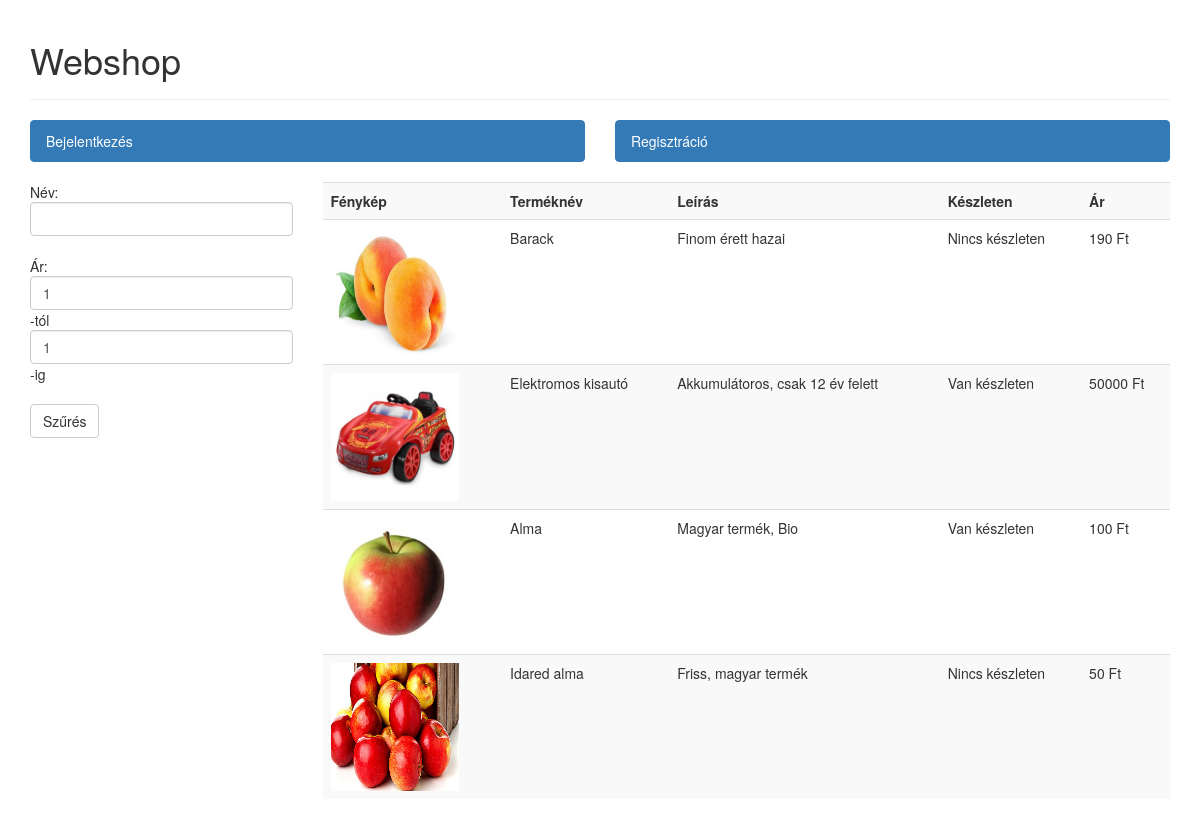
Screenshot of /Honlap/index.php with the database file from the repository.
### tables this page shows
CREATE TABLE IF NOT EXISTS `termekek` (
  `id` int(11) NOT NULL AUTO_INCREMENT,
  `termeknev` varchar(255) NOT NULL,
  `ar` int(11) NOT NULL,
  `mennyiseg` int(11) NOT NULL,
  `kategoria` varchar(255) NOT NULL,
  `leiras` varchar(255) NOT NULL,
  `suly` int(11) NOT NULL,
  `kep` varchar(255) NOT NULL,
  `keszleten` tinyint(1) NOT NULL,
  PRIMARY KEY (`id`)
);

### Honlap/index.php (the view, shortened to what this page needs)
<!DOCTYPE html>
<html>
    <head>
        <link rel="stylesheet" href="https://maxcdn.bootstrapcdn.com/bootstrap/3.3.7/css/bootstrap.min.css" />
    </head>
    <body>
        <div class="container">
            <div class="page-header">
                <h1>Webshop</h1>
            </div>
            <?php
            $conn = MySQLServerConnecter();
            mysqli_set_charset($conn, "utf8");
            $select = "SELECT id, kep, termeknev, leiras, keszleten, ar FROM termekek";
            $s = $conn->query($select);
            if (count($_SESSION) > 0 && $_SESSION["login"] == "TRUE") {
                echo '<div class="list-group">';
                echo '<div class="row">';
                echo '<div class="col-sm-4">';
                echo "<a href=./kosar.php class='list-group-item active'>Kosár</a>";
                echo '</div>';
                echo '<div class="col-sm-4">';
                echo "<a href=./useredit.php class='list-group-item active'>Adatok módosítása</a>";
                echo '</div>';
                echo '<div class="col-sm-4">';
                echo "<a href=./logout.php class='list-group-item active'>Kijelentkezés</a>";
                echo '</div>';
                echo '</div>';
                echo '</div>';
                echo '<div class="row">';
                echo '<div class="col-sm-3">';
                echo '<form name="szures" action="szurtlista.php" onsubmit="return validateForm()" method="post">
				Név:<br> <input class="form-control" type="text" name="f_nev"><br>
				Ár:<br> <input class="form-control" min="1" type="number" name="f_armin" value="1">-tól<br>
				<input min="1" class="form-control" type="number" name="f_armax" value="1">-ig<br>
				<br>
				<input type="submit" class="btn btn-default" value="Szűrés"/>
				</form>';
                echo '</div>';
                echo '<div class="col-sm-9">';
                echo "<table class='table table-striped'>";
                echo "<tr>"
                . "<th>Fénykép</th>"
                . "<th>Terméknév</th>"
                . "<th>Leírás</th>"
                . "<th>Készleten</th>"
                . "<th>Ár</th>"
                . "<th>Kosár</th>"
                . "</tr>";
                while ($row = $s->fetch_assoc()) {
                    echo "<form action=kosar.php method=post><tr>"
                    . "<td><img src=./image/" . $row["kep"] . " alt=fenykep style=width:128px;height:128px;></td>"
                    . "<td class='termeknev'>" . $row["termeknev"] . "</td>"
                    . "<td>" . $row["leiras"] . "</td>";
                    if ($row["keszleten"] == 0)
                        echo "<td>Nincs készleten</td>";
                    else
                        echo "<td>Van készleten</td>";
                    echo "<td class='termekar'>" . $row["ar"] . " Ft</td>"
                    . "<td>
				  <input type='hidden' name=id value='" . $row["id"] . "'>
				  <button type='submit' class='btn btn-cart'>Kosárba</button>"
                    . "</tr></form>";
                }
                echo "</table>";
                echo '</div>';
            } else {
                echo '<div class="list-group">';
                echo '<div class="row">';
                echo '<div class="col-sm-6">';
                echo "<a href=./login.php class='list-group-item active'>Bejelentkezés</a>";
                echo '</div>';
                echo '<div class="col-sm-6">';
                echo "<a href=./regisztracio.php class='list-group-item active'>Regisztráció</a>";
                echo '</div>';
                echo '</div>';
                echo '</div>';
                echo '<div class="row">';
                echo '<div class="col-sm-3">';
                echo '<form name="szures" action="szurtlista.php" onsubmit="return validateForm()" method="post">
				Név:<br> <input class="form-control" type="text" name="f_nev"><br>
				Ár:<br> <input class="form-control" min="1" type="number" name="f_armin" value="1">-tól<br>
				<input min="1" class="form-control" type="number" name="f_armax" value="1">-ig<br>
				<br>
				<input class="btn btn-default" type="submit" value="Szűrés"/>
				</form>';
                echo '</div>';
                echo '<div class="col-sm-9">';
                echo "<table class='table table-striped'>";
                echo "<tr>"
                . "<th>Fénykép</th>"
                . "<th>Terméknév</th>"
                . "<th>Leírás</th>"
                . "<th>Készleten</th>"
                . "<th>Ár</>"
                . "</tr>";
                while ($row = $s->fetch_assoc()) {
                    echo "<form action=kosar.php method=post><tr>"
                    . "<td><img src=./image/" . $row["kep"] . " alt=fenykep style=width:128px;height:128px;></td>"
                    . "<td class='termeknev'>" . $row["termeknev"] . "</td>"
                    . "<td>" . $row["leiras"] . "</td>";
                    if ($row["keszleten"] == 0)
                        echo "<td>Nincs készleten</td>";
                    else
                        echo "<td>Van készleten</td>";
                    echo "<td class='termekar'>" . $row["ar"] . " Ft</td>";
                }
                echo "</table>";
                echo '</div>';
            }
            ?>
        </div>
    </body>
</html>

### rows the page displays
termekek: kep (picture), termeknev "Barack", leiras "Finom érett hazai", keszleten "Nincs készleten", ar "190"
termekek: kep (picture), termeknev "Elektromos kisautó", leiras "Akkumulátoros, csak 12 év felett", keszleten "Van készleten", ar "50000"
termekek: kep (picture), termeknev "Alma", leiras "Magyar termék, Bio", keszleten "Van készleten", ar "100"
termekek: kep (picture), termeknev "Idared alma", leiras "Friss, magyar termék", keszleten "Nincs készleten", ar "50"
